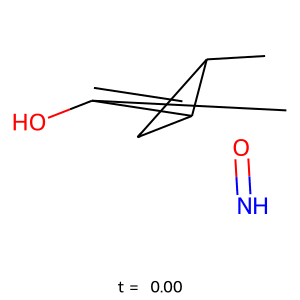
#> input picture images/qm9_molecule_4.gif, 300 x 300 px
$ jupyter execute visualize_traj.ipynb
#> lines starting #> are read from the running program, lines starting #| are printed output that depends on the picture
[cell 1]
import matplotlib.pyplot as plt
from PIL import Image
import numpy as np

def extract_frames(gif_path, k=5):
#> called with gif_path = 'qm9_molecule_4.gif', k = 5
    im = Image.open(gif_path)
#> im is the input picture: PIL image 300x300 P; mean R, G, B 250, 248.9, 249.6
    n = getattr(im, "n_frames", 1)
#> n = 77
    indices = [round(i * (n - 1) / (k - 1)) for i in range(k)]
#> indices = [0, 19, 38, 57, 76]
    frames = []
    for idx in indices:
        im.seek(idx)
        frame = im.convert("RGB")
        frames.append(np.array(frame))
#> this loop made 5 passes
#> idx on passes 2 to 5: 19, 38, 57, 76
#> pass 2, in extract_frames, `frame = im.convert("RGB")`:
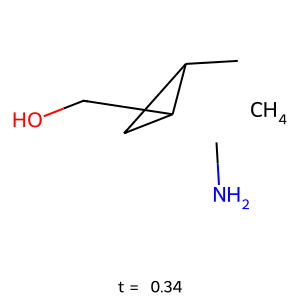
#> frame: PIL image 300x300 RGB; mean R, G, B 251.4, 250.8, 251.5
#> pass 3, in extract_frames, `frame = im.convert("RGB")`:
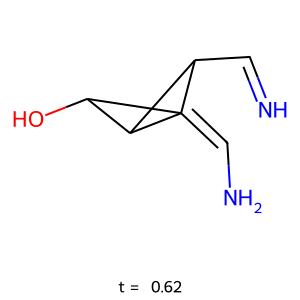
#> frame: PIL image 300x300 RGB; mean R, G, B 249.8, 249.2, 250.7
#> after the loop:
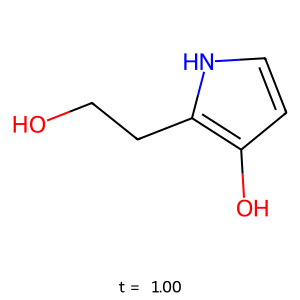
#> im: PIL image 300x300 RGB; mean R, G, B 251, 249.7, 250.5
#> after the loop, frames = 5 items
    return frames

gif1 = "qm9_molecule_4.gif"
gif2 = "sbm_molecule_14.gif"

frames1 = extract_frames(gif1, k=5)
#> frames1 = 5 items
frames2 = extract_frames(gif2, k=5)
#> call 2 of extract_frames, with gif_path = 'sbm_molecule_14.gif', k = 5
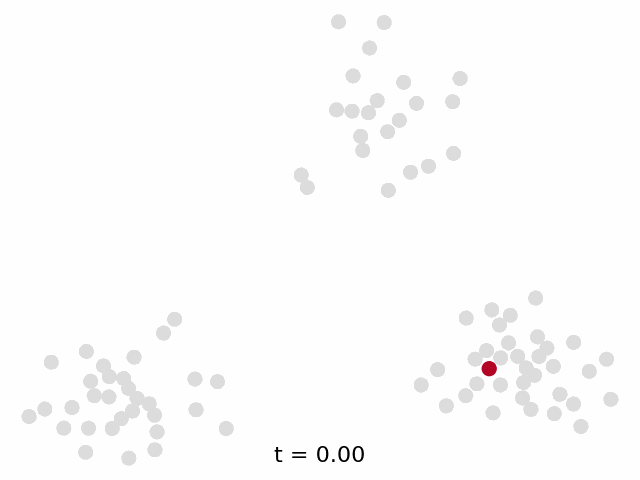
#> input picture images/sbm_molecule_14.gif, 640 x 480 px
#> in extract_frames, im is the input picture: PIL image 640x480 P; mean R, G, B, A 252, 251.9, 251.9, 255
#> in extract_frames (call 2), `n = getattr(im, "n_frames", 1)`: n = 51
#> in extract_frames (call 2), `indices = [round(i * (n - 1) / (k - 1)) for i in range(k)]`: indices = [0, 12, 25, 38, 50]
#> the loop in extract_frames (call 2), `for idx in indices:` made 5 passes
#> idx on passes 2 to 5: 12, 25, 38, 50
#> pass 2, in extract_frames (call 2), `frame = im.convert("RGB")`:
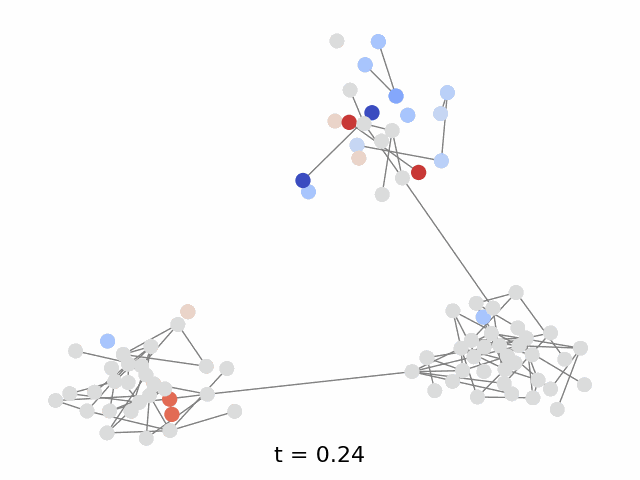
#> frame: PIL image 640x480 RGB; mean R, G, B 250, 249.9, 250.3
#> pass 3, in extract_frames (call 2), `frame = im.convert("RGB")`:
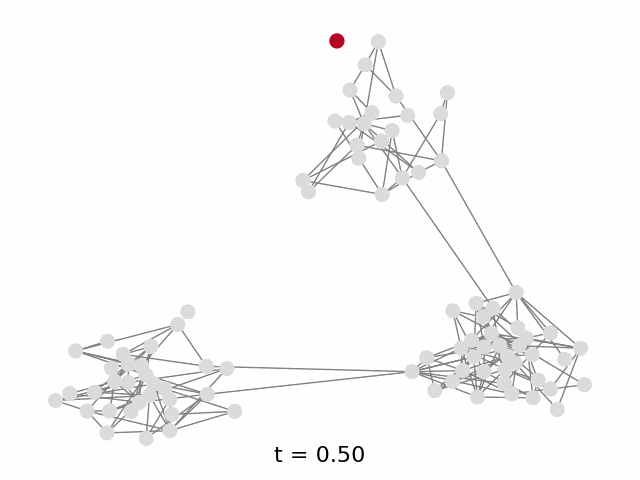
#> frame: PIL image 640x480 RGB; mean R, G, B 249.3, 249.1, 249.1
#> after the loop in extract_frames (call 2), `for idx in indices:`:
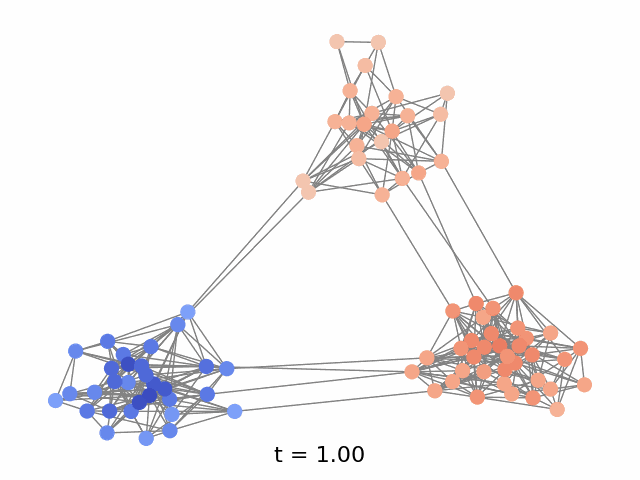
#> im: PIL image 640x480 RGBA; mean R, G, B, A 245, 242.8, 243.7, 255
#> frames2 = 5 items

fig, axes = plt.subplots(2, 5, figsize=(15, 6))

# Row 1 - molecules
for i, ax in enumerate(axes[0]):
    ax.imshow(frames1[i])
    ax.axis("off")
axes[0, 2].set_title("Generating molecules", fontsize=16, weight="bold", pad=20)

# add some distance between rows
plt.subplots_adjust(hspace=2.0)

# Row 2 - cluster graphs
for i, ax in enumerate(axes[1]):
    ax.imshow(frames2[i])
    ax.axis("off")
axes[1, 2].set_title("Generating cluster graphs", fontsize=16, weight="bold", pad=20)

plt.tight_layout()
plt.savefig("contact_sheet_matplotlib.png", dpi=200)
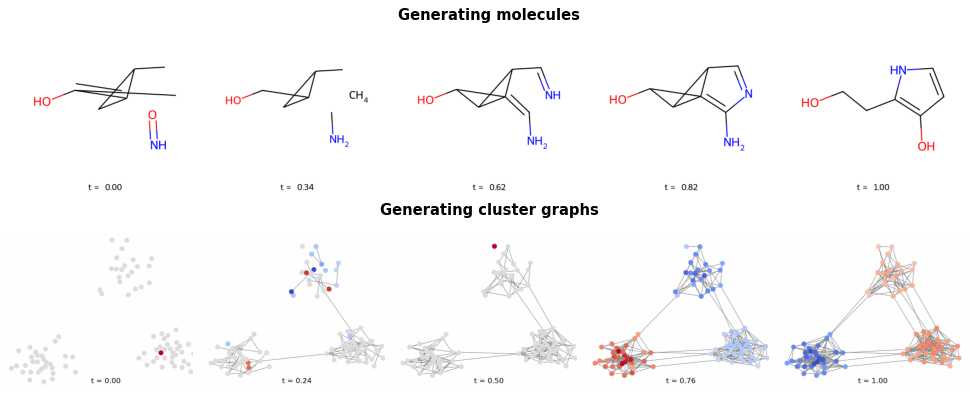
#> figure drawn by matplotlib, 10 panels
plt.show()
